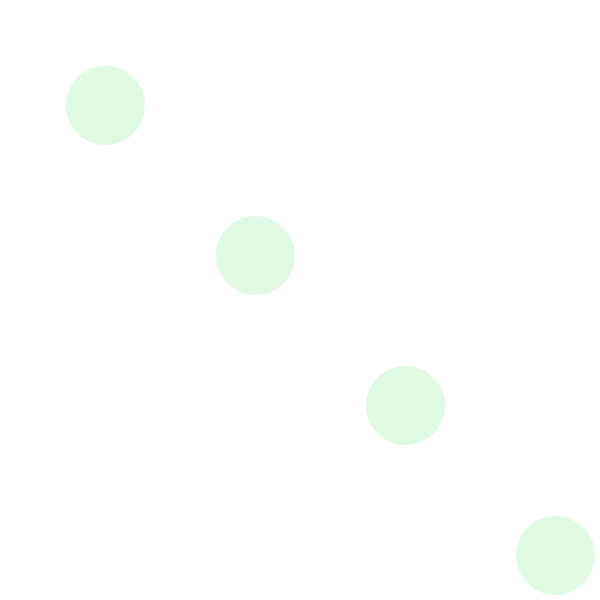
Frame 1 (no input)
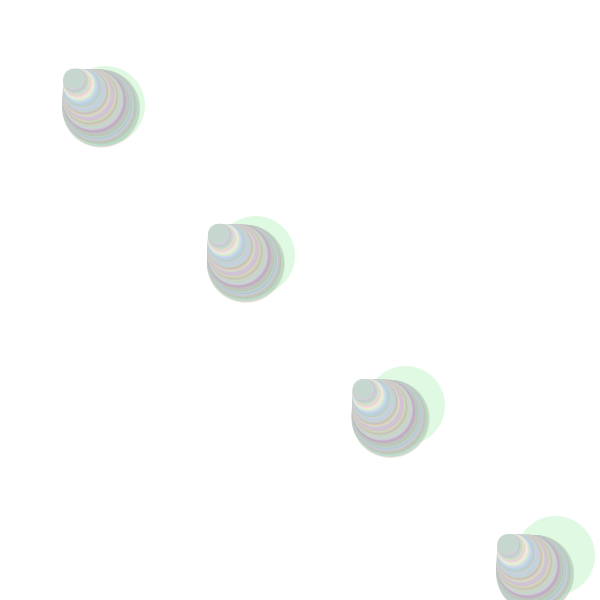
Frame 60 (the mouse pressed at the canvas centre just before this capture)
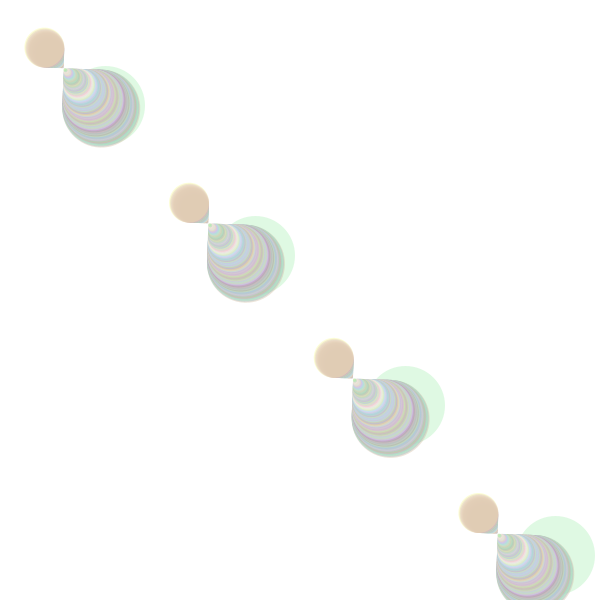
Frame 120 (the mouse held since frame 60 and released just before this capture)

The Processing sketch that drew these frames (run headless with seeded random() and noise(); from frame 60 on, the mouse is pressed at the canvas centre):

// Processing sketch: processing_183320
// ── processing_183320.pde

  int x=0;
  int y=80;
  int speed=2;
  

  void setup()
   {
    size(600,600);
    
    float a=random(150,255);
    float b=random(150,255);
    float c=random(150,200);
    background(255);
    
   } 
   
   void draw()
  {
    rotate(radians(x));
    y=y-1;
    frameRate(70);

    float a=random(150,255);
    float b=random(150,255);
    float c=random(150,255);
    float d=random(230,255);

    for (int m=width/9; m<=800; m=m+150)
    {
      noStroke(); fill(a,b,c,100);  
      ellipseMode(CORNER); ellipse(m,m,y,y);
      x=speed;

        if (y<-200)
        {
          m=-m; y=80;
          background(d);
        }
 
        
    }
  }
